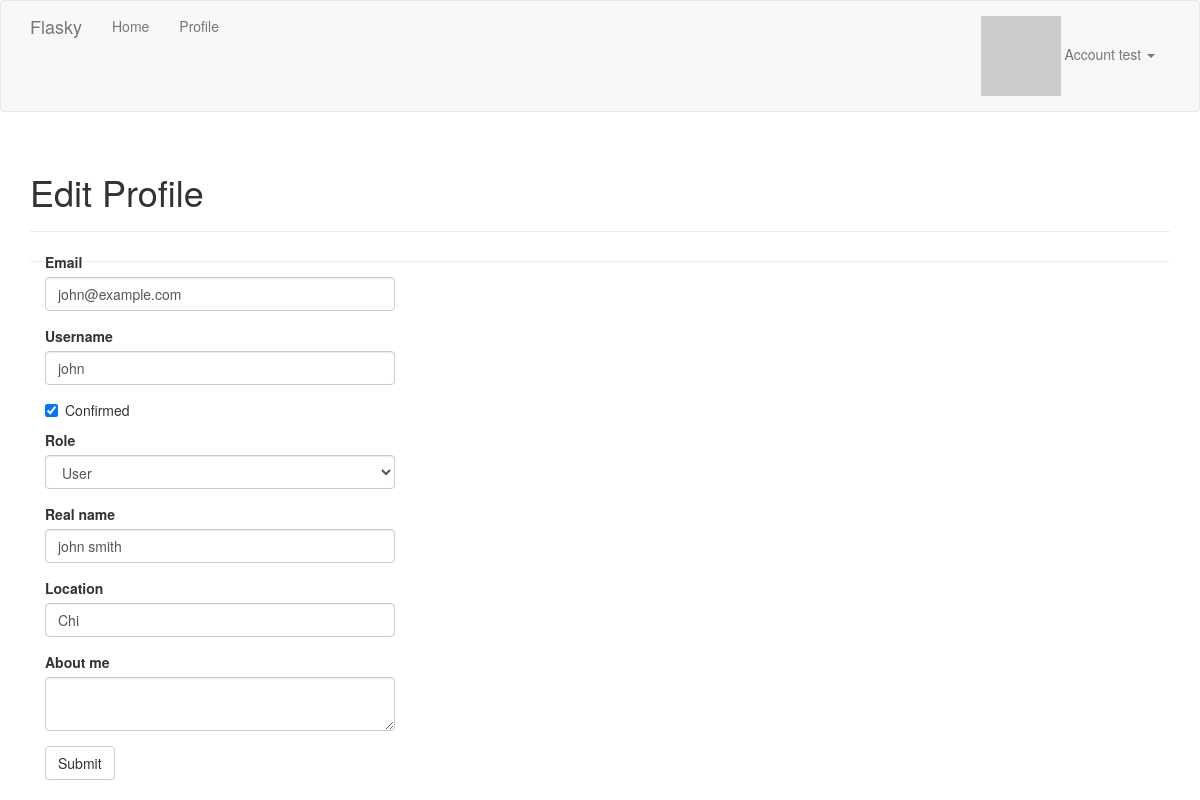
Page /edit-profile/1 (signed in) on the committed database.
### app/models.py (models this page shows, shortened)
class User(UserMixin, db.Model):
    id = db.Column(db.Integer, primary_key=True)
    username = db.Column(db.String(64), unique=True, index=True)
    email = db.Column(db.String(64), unique=True, index=True)
    role_id = db.Column(db.Integer, db.ForeignKey('role.id'))
    password_hash = db.Column(db.String(128))
    confirmed = db.Column(db.Boolean, default=False)
    name = db.Column(db.String(64))
    location = db.Column(db.String(64))
    about_me = db.Column(db.Text)
    member_since = db.Column(db.DateTime, default=datetime.utcnow)
    last_seen = db.Column(db.DateTime, default=datetime.utcnow)
    avatar_hash = db.Column(db.String(32))
    posts = db.relationship('Post', backref='author', lazy='dynamic')
    followed = db.relationship('Follow', foreign_keys=[Follow.follower_id],
                               backref=db.backref('follower', lazy='joined'),
                               lazy='dynamic', cascade='all, delete-orphan')
    follower = db.relationship('Follow', foreign_keys=[Follow.followed_id],
                               backref=db.backref('followed', lazy='joined'),
                               lazy='dynamic', cascade='all, delete-orphan')
    comments = db.relationship('Comment', backref='author', lazy='dynamic')
    @property
    def password(self):
        raise AttributeError('password is not a readable attribute')
    def can(self, permissions):
        return self.role and (self.role.permissions & permissions) == permissions
    def ping(self):
        self.last_seen = datetime.utcnow()
        db.session.add(self)
    def gravatar(self, size=100, default='identicon', rating='g'):
        url = 'https://secure.gravatar.com/avatar' if request.is_secure else 'http://www.gravatar.com/avatar'
        hash = self.avatar_hash or hashlib.md5(self.email.encode('utf-8')).hexdigest()
        return '{url}/{hash}?s={size}&d={default}&r={rating}'.format(
                url=url, hash=hash, size=size, default=default, rating=rating)

### app/main/views.py (the view, shortened to what this page needs)
@main.route('/edit-profile/<int:id>', methods=['GET', 'POST'])
@login_required
@admin_required
def edit_profile_admin(id):
    user = User.query.get_or_404(id)
    form = AdminEditProfileForm(user=user)
    form.email.data = user.email
    form.username.data = user.username
    form.confirmed.data = user.confirmed
    form.role.data = user.role_id
    form.name.data = user.name
    form.location.data = user.location
    form.about_me.data = user.about_me
    return render_template('edit_profile.html', form=form, user=user)

### app/main/forms.py (shortened to what this page needs)
class AdminEditProfileForm(Form):
    email = StringField('Email', validators=[Required(), Length(1, 64), Email()])
    username = StringField('Username', validators=[
        Required(), Length(1, 64),
        Regexp('^[A-Za-z][A-Za-z0-9_.]*$', 0,
               'Usernames must have only letters, numbers, dots or underscores.')])
    confirmed = BooleanField('Confirmed')
    role = SelectField('Role', coerce=int)
    name = StringField('Real name', validators=[Length(0, 64)])
    location = StringField('Location', validators=[Length(0, 64)])
    about_me = TextAreaField('About me')
    submit = SubmitField('Submit')
    def __init__(self, user, *args, **kwargs):
        super().__init__(*args, **kwargs)
        self.role.choices = [(role.id, role.name) for role in Role.query.order_by(Role.name).all()]
        self.user = user

### app/auth/views.py (called while the page is built)
@auth.before_app_request
def before_request():
    if current_user.is_authenticated:
        current_user.ping()
        if not current_user.confirmed and request.endpoint[:5] != 'auth.' \
                and request.endpoint != 'static':
            return redirect(url_for('auth.unconfirmed'))

### app/main/__init__.py (called while the page is built)
@main.app_context_processor
def inject_permissions():
    return dict(Permission=Permission)

### app/models.py (called while the page is built)
@login_manager.user_loader
def load_user(user_id):
    return User.query.get(int(user_id))

### app/templates/edit_profile.html
{% extends "base.html" %}
{% import "bootstrap/wtf.html" as wtf%}
{% block page_content %}
<div class="page-header">
  <h1>Edit Profile</h1>
</div>
<div class="col-md-4">
{{ wtf.quick_form(form) }}
</div>
{% endblock%}

### app/templates/base.html (shortened to what this page needs)
{% extends "bootstrap/base.html" %}
{% block head %}
{{ super() }}
<link rel="stylesheet" type="text/css" href="{{ url_for('static', filename='styles.css') }}">
{% endblock%}
{% block navbar %}
<div class="navbar navbar-default" role="navigation">
  <div class="container">
    <div class="navbar-header">
      <a class="navbar-brand" href="/">Flasky</a>
    </div>
    <div class="navbar-collapse collapse">
      <ul class="nav navbar-nav">
        <li><a href="/">Home</a></li>
        {% if current_user.is_authenticated %}
        <li><a href="{{ url_for('main.user', username=current_user.username) }}">Profile</a></li>
        {% endif %}
      </ul>
      <ul class="nav navbar-nav navbar-right">
        {% if current_user.is_authenticated %}
        <li class="dropdown">
          <a id="rightdropdown" data-target="#" href="javascript:void(0)" class="dropdown-toggle" data-toggle="dropdown">
            <img src="{{ current_user.gravatar(size=18) }}">
            Account {{ current_user.username }} <b class="caret"></b>
          </a>
        </li>
        {% else %}
        <li><a href="{{ url_for('auth.login') }}">Log In</a></li>
        {% endif %}
      </ul>
    </div>
  </div>
</div>
{% endblock %}
{% block content %}
<div class="container">
  <div class="page-header">
    {% block page_content %}{% endblock %}
  </div>
</div>
{% endblock %}

### rows in the picture
User: username "test"
User: email "john@example.com", username "john", confirmed "☑", role "User", name "john smith", location "Chi"
